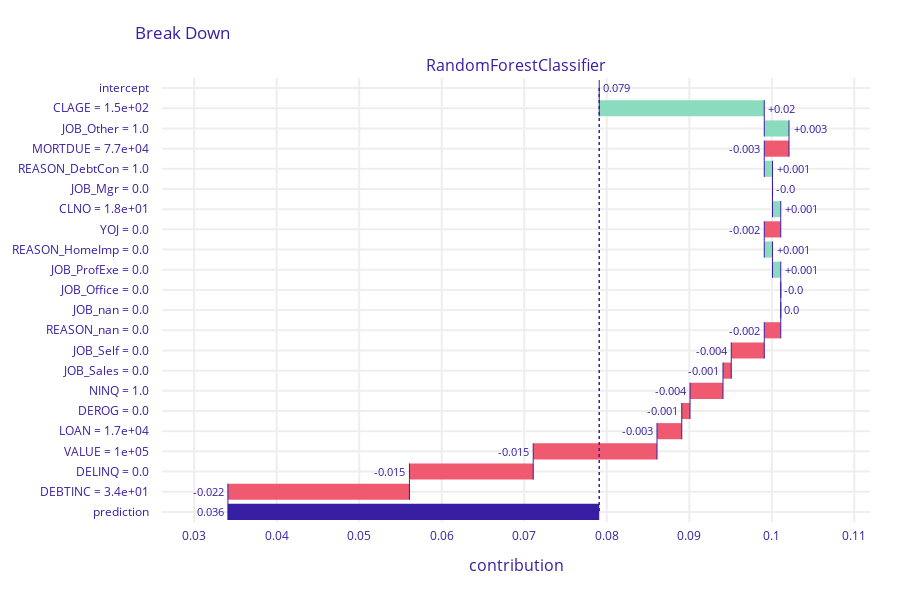

Notebook code cell kept with this figure:
### Code cell
obs = pd.DataFrame(X_train.iloc[ind, :]).T
break_down = exp.predict_parts(obs, type = "break_down")
break_down.plot(max_vars=len(X_train.columns))

### Figure 1 — Plotly figure (JSON) as saved in the notebook; plotly's stock layout.template omitted (floating-point values rounded to 4 significant figures)
{"data": [{"base": 0.07909, "connector": {"line": {"color": "#371ea3", "dash": "solid", "width": 1}, "mode": "spanning"}, "decreasing": {"marker": {"color": "#f05a71"}}, "hoverinfo": "text+delta", "hoverlabel": {"bgcolor": "rgba(0,0,0,0.8)"}, "hovertext": ["Average response: 0.079<br>Prediction: 0.036", "CLAGE = 1.5e+02<br>increases average response <br>by", "JOB_Other = 1.0<br>increases average response <br>by", "MORTDUE = 7.7e+04<br>decreases average response <br>by", "REASON_DebtCon = 1.0<br>increases average response <br>by", "JOB_Mgr = 0.0<br>decreases average response <br>by", "CLNO = 1.8e+01<br>increases average response <br>by", "YOJ = 0.0<br>decreases average response <br>by", "REASON_HomeImp = 0.0<br>increases average response <br>by", "JOB_ProfExe = 0.0<br>increases average response <br>by", "JOB_Office = 0.0<br>decreases average response <br>by", "JOB_nan = 0.0<br>decreases average response <br>by", "REASON_nan = 0.0<br>decreases average response <br>by", "JOB_Self = 0.0<br>decreases average response <br>by", "JOB_Sales = 0.0<br>decreases average response <br>by", "NINQ = 1.0<br>decreases average response <br>by", "DEROG = 0.0<br>decreases average response <br>by", "LOAN = 1.7e+04<br>decreases average response <br>by", "VALUE = 1e+05<br>decreases average response <br>by", "DELINQ = 0.0<br>decreases average response <br>by", "DEBTINC = 3.4e+01<br>decreases average response <br>by", "Average response: 0.079<br>Prediction: 0.036"], "increasing": {"marker": {"color": "#8bdcbe"}}, "measure": ["relative", "relative", "relative", "relative", "relative", "relative", "relative", "relative", "relative", "relative", "relative", "relative", "relative", "relative", "relative", "relative", "relative", "relative", "relative", "relative", "relative", "total"], "orientation": "h", "showlegend": false, "text": ["0.079", "+0.02", "+0.003", "-0.003", "+0.001", "-0.0", "+0.001", "-0.002", "+0.001", "+0.001", "-0.0", "0.0", "-0.002", "-0.004", "-0.001", "-0.004", "-0.001", "-0.003", "-0.015", "-0.015", "-0.022", "0.036"], "textposition": "outside", "totals": {"marker": {"color": "#371ea3"}}, "type": "waterfall", "x": [0, 0.02, 0.003, -0.003, 0.001, 0, 0.001, -0.002, 0.001, 0.001, 0, 0, -0.002, -0.004, -0.001, -0.004, -0.001, -0.003, -0.015, -0.015, -0.022, -0.043], "xaxis": "x", "y": ["intercept", "CLAGE = 1.5e+02", "JOB_Other = 1.0", "MORTDUE = 7.7e+04", "REASON_DebtCon = 1.0", "JOB_Mgr = 0.0", "CLNO = 1.8e+01", "YOJ = 0.0", "REASON_HomeImp = 0.0", "JOB_ProfExe = 0.0", "JOB_Office = 0.0", "JOB_nan = 0.0", "REASON_nan = 0.0", "JOB_Self = 0.0", "JOB_Sales = 0.0", "NINQ = 1.0", "DEROG = 0.0", "LOAN = 1.7e+04", "VALUE = 1e+05", "DELINQ = 0.0", "DEBTINC = 3.4e+01", "prediction"], "yaxis": "y"}], "layout": {"annotations": [{"font": {"size": 16}, "showarrow": false, "text": "RandomForestClassifier", "x": 0.5, "xanchor": "center", "xref": "paper", "y": 1, "yanchor": "bottom", "yref": "paper"}, {"font": {"size": 16}, "showarrow": false, "text": "contribution", "x": 0.5, "xanchor": "center", "xref": "paper", "y": 0, "yanchor": "top", "yref": "paper", "yshift": -30}], "font": {"color": "#371ea3"}, "height": 593, "margin": {"b": 71, "r": 30, "t": 78}, "shapes": [{"line": {"color": "#371ea3", "dash": "dot", "width": 1.5}, "type": "line", "x0": 0.07909, "x1": 0.07909, "xref": "x", "y0": 0, "y1": 21, "yref": "y"}], "title": {"text": "Break Down", "x": 0.15}, "xaxis": {"anchor": "y", "automargin": true, "domain": [0, 1], "fixedrange": true, "gridwidth": 2, "range": [0.0261, 0.1119], "tickcolor": "white", "ticklen": 3, "ticks": "outside", "type": "linear", "zeroline": false}, "yaxis": {"anchor": "x", "automargin": true, "autorange": "reversed", "domain": [0, 1], "fixedrange": true, "gridwidth": 2, "tickcolor": "white", "ticklen": 10, "ticks": "outside", "type": "category"}}}
